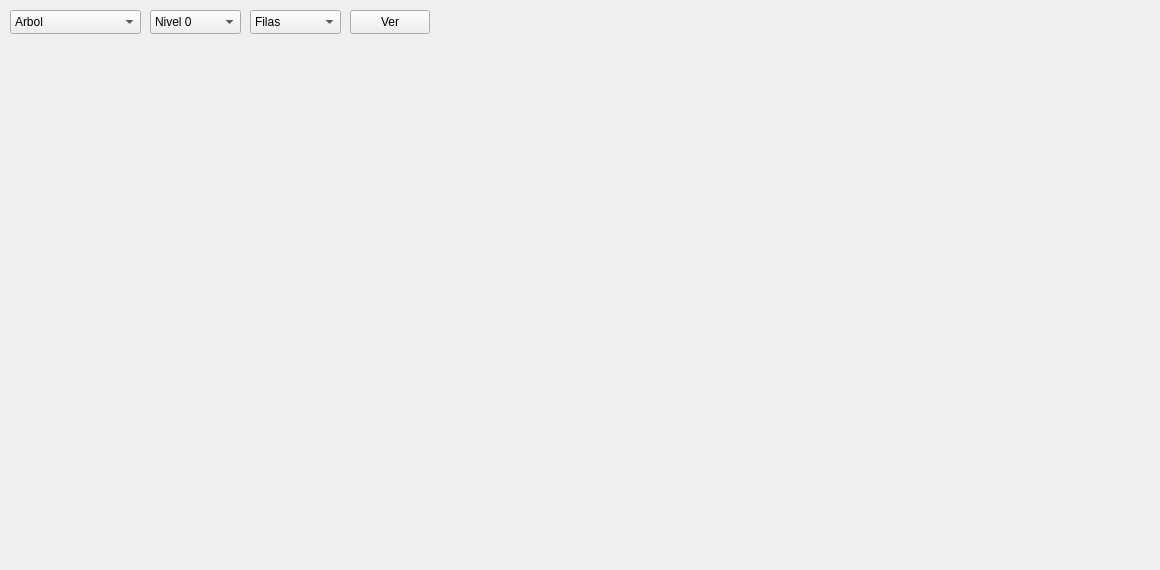
    <widget class="QWidget" name="tab_2">
     <attribute name="title">
      <string>Tab 2</string>
     </attribute>
     <widget class="QComboBox" name="tipo_Grafica">
      <property name="geometry">
       <rect>
        <x>10</x>
        <y>10</y>
        <width>131</width>
        <height>24</height>
       </rect>
      </property>
      <item>
       <property name="text">
        <string>Arbol</string>
       </property>
      </item>
      <item>
       <property name="text">
        <string>Estado de Tablero</string>
       </property>
      </item>
      <item>
       <property name="text">
        <string>Linealizacion</string>
       </property>
      </item>
      <item>
       <property name="text">
        <string>Top 10</string>
       </property>
      </item>
     </widget>
     <widget class="QComboBox" name="no_tablero">
      <property name="geometry">
       <rect>
        <x>150</x>
        <y>10</y>
        <width>91</width>
        <height>24</height>
       </rect>
      </property>
      <item>
       <property name="text">
        <string>Nivel 0</string>
       </property>
      </item>
      <item>
       <property name="text">
        <string>Nivel 1</string>
       </property>
      </item>
      <item>
       <property name="text">
        <string>Nivel 2</string>
       </property>
      </item>
     </widget>
     <widget class="QLabel" name="img_grafica">
      <property name="geometry">
       <rect>
        <x>20</x>
        <y>50</y>
        <width>1131</width>
        <height>511</height>
       </rect>
      </property>
      <property name="text">
       <string/>
      </property>
      <property name="alignment">
       <set>Qt::AlignCenter</set>
      </property>
     </widget>
     <widget class="QPushButton" name="btn_imagen">
      <property name="geometry">
       <rect>
        <x>350</x>
        <y>10</y>
        <width>80</width>
        <height>24</height>
       </rect>
      </property>
      <property name="text">
       <string>Ver</string>
      </property>
     </widget>
     <widget class="QComboBox" name="tipo_linealizacion">
      <property name="geometry">
       <rect>
        <x>250</x>
        <y>10</y>
        <width>91</width>
        <height>24</height>
       </rect>
      </property>
      <item>
       <property name="text">
        <string>Filas</string>
       </property>
      </item>
      <item>
       <property name="text">
        <string>Columnas</string>
       </property>
      </item>
     </widget>
    </widget>
